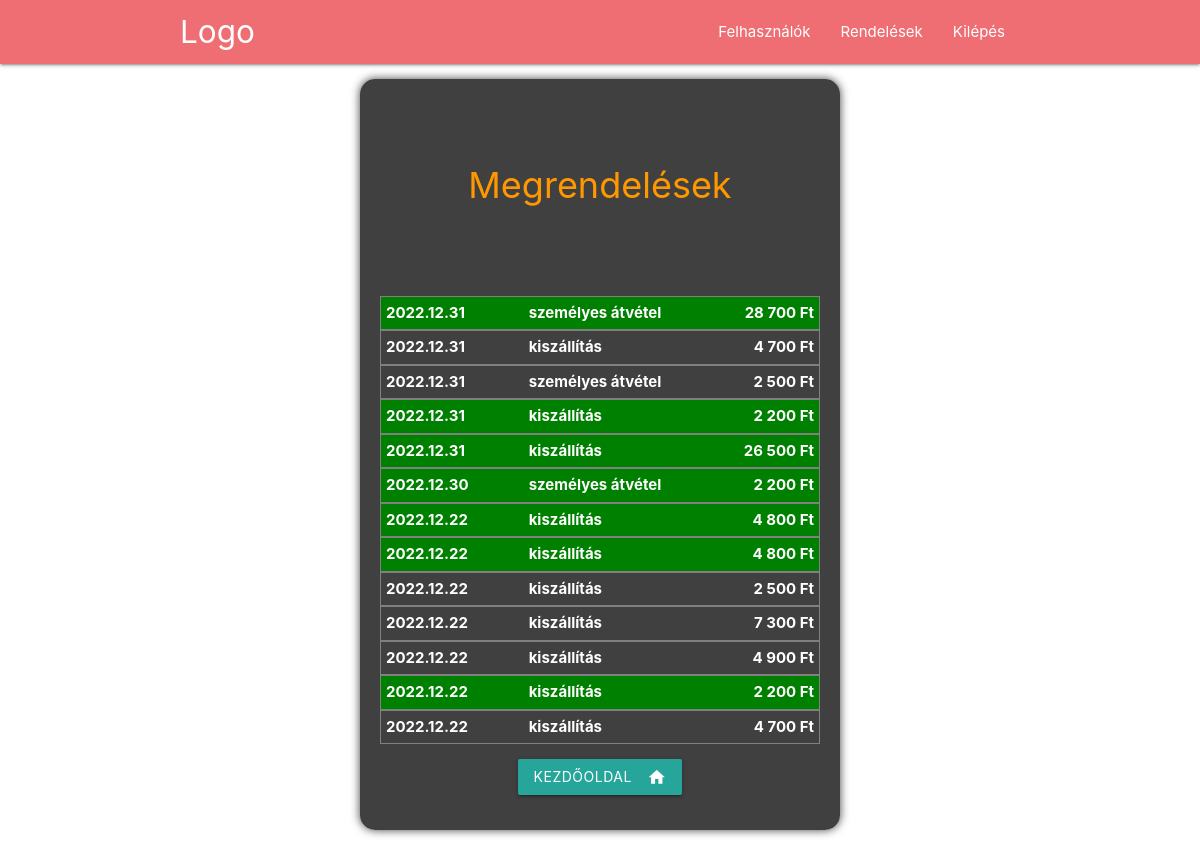
The app's page /system_admin/orderlist (signed in) with its own data.
### tables this page shows
CREATE TABLE `orders` (
  `id` bigint(20) UNSIGNED NOT NULL,
  `user_id` bigint(20) UNSIGNED NOT NULL,
  `user_data` text DEFAULT NULL,
  `email` varchar(200) DEFAULT NULL,
  `shipping_price` int(11) NOT NULL,
  `delivery_method` varchar(30) DEFAULT NULL,
  `total` int(11) NOT NULL,
  `is_ready` int(11) NOT NULL DEFAULT 0,
  `created_at` timestamp NULL DEFAULT current_timestamp(),
  `updated_at` timestamp NULL DEFAULT NULL ON UPDATE current_timestamp()
);

### includes/functions.php (called while the page is built, shortened)
<?php
function public_path($url = '')
{
    return DOCUMENT_ROOT.$url;
}

### includes/template_parts.php (called while the page is built, shortened)
<?php
function amount($val)
{
    return number_format($val, 0, ' ', ' ').CURRENCY;
}

### admin/orderlist.php (the view, shortened to what this page needs)
?><div class="section no-pad-bot" id="index-banner">
    <div class="container alpha-bg small-container">
        <br><br>
        <h1 class="header center orange-text">Megrendelések</h1>
        <br><br>
        <div class="row text-block">
            <div class="row">
                <?php
                    $szallmodok = ['kiszallitas' =>'kiszállítás','szemelyes' => 'személyes átvétel'];
$sql = mysqli_query($connection, "select * from orders order by created_at desc");
while ($adat=mysqli_fetch_object($sql)) {
    print '<a title="'.(($adat->is_ready) ? ' Elkészült' : 'Függőben').'" class="order-heading '.(($adat->is_ready) ? ' bg-success' : '').'" href="'.public_path('/system_admin/order-details/'.$adat->id).'">'.
    '<div>'.date('Y.m.d', strtotime($adat->created_at)).' </div> '.
    '<div>'.$szallmodok[$adat->delivery_method].'</div>'.
    '<div>'.amount($adat->total).'</div> </a>';
}
?>
                <div class="input-field col s12 text-center">
                    <a class="waves-effect waves-light btn"
                        href="<?php print public_path('/system_admin/dashboard') ?>"><i
                            class="material-icons right">home</i>Kezdőoldal</a>
                </div>
            </div>
        </div>
    </div>
</div>

### admin/css/style.css (style rules this page uses)
h1 { font-size: 36px; }
.text-block { padding: 0px 20px !important; }
.alpha-bg { background-color: rgba(0, 0, 0, 0.75); border-radius: 15px; box-shadow: 0 0 10px rgba(0, 0, 0, 0.75); }
.alpha-bg * { color: white; }
.text-center { text-align: center !important; }
.small-container { width: 40%; }
.order-heading { border: 1px solid grey; padding: 5px; font-weight: bold; display: flex; }
.order-heading div { flex: 1; }
.order-heading div:last-child { text-align: right; }
.bg-success { background:green; }

### records on screen
orders: created_at "2022.12.31", delivery_method "személyes átvétel", total "28 700 Ft"
orders: created_at "2022.12.31", delivery_method "kiszállítás", total "4 700 Ft"
orders: created_at "2022.12.31", delivery_method "személyes átvétel", total "2 500 Ft"
orders: created_at "2022.12.31", delivery_method "kiszállítás", total "2 200 Ft"
orders: created_at "2022.12.31", delivery_method "kiszállítás", total "26 500 Ft"
orders: created_at "2022.12.30", delivery_method "személyes átvétel", total "2 200 Ft"
orders: created_at "2022.12.22", delivery_method "kiszállítás", total "4 800 Ft"
orders: created_at "2022.12.22", delivery_method "kiszállítás", total "4 800 Ft"
orders: created_at "2022.12.22", delivery_method "kiszállítás", total "2 500 Ft"
orders: created_at "2022.12.22", delivery_method "kiszállítás", total "7 300 Ft"
orders: created_at "2022.12.22", delivery_method "kiszállítás", total "4 900 Ft"
orders: created_at "2022.12.22", delivery_method "kiszállítás", total "2 200 Ft"
orders: created_at "2022.12.22", delivery_method "kiszállítás", total "4 700 Ft"
